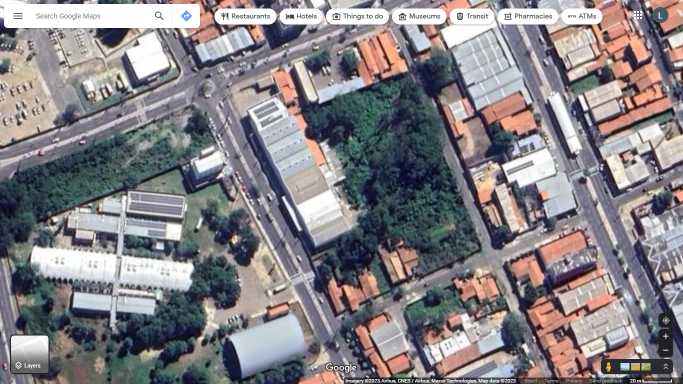
#> input picture Desktop/Projects/Analista-De-Aborizacao - Para Enviar Git - Copia/Condominios_Usados/Condominio_6_original.png, 1366 x 768 px (shown at 1/2 size); the run also reads 3 pictures not shown here
$ python define_color_space_precision.py   (older library calls are emulated)
#> lines starting #> are read from the running program, lines starting #| are printed output that depends on the picture; after the words box and inside, x2 and y2 are one past the last pixel; in counts of white or black regions, pixels touching at a corner belong together
### Desktop/Projects/Analista-De-Aborizacao - Para Enviar Git - Copia/return_constant_pixel_to_meter.py
import cv2 as cv
import numpy as np

def return_constant_pixel_to_meter(real_distance_representated, escala):
    escala_gray = cv.cvtColor(escala, cv.COLOR_BGR2GRAY)
    ret, thresh = cv.threshold(escala_gray, 200, 255, cv.THRESH_BINARY)

    bigger_line_length = 0
    bigger_line = []

    for y in range(0, thresh.shape[0]):
        line_in_analysis = [[0,0], [0,0]]
        last_pixel_was_white = False
        for x in range(0, thresh.shape[1]):
            pixel_is_white = thresh[y,x] == 255

            if pixel_is_white:
                if not last_pixel_was_white:
                    line_in_analysis[0] = [y,x]
            else:
                if last_pixel_was_white:
                    line_in_analysis[1] = [y,x]

                    line_length = (line_in_analysis[1][1] - line_in_analysis[0][1]) #+ 1

                    if line_length > bigger_line_length:
                        bigger_line_length = line_length
                        bigger_line = line_in_analysis

            last_pixel_was_white = pixel_is_white

    print(bigger_line_length)
    return real_distance_representated / (bigger_line_length-4)

### Desktop/Projects/Analista-De-Aborizacao - Para Enviar Git - Copia/main.py
import cv2 as cv
import numpy as np
import SHSX
from return_constant_pixel_to_meter import return_constant_pixel_to_meter
from initial_mask_identifier import return_initial_mask
from feature_tracker import return_tree_color_interval

def filter_image(
    original_image,
    reference_tree,
    should_convert_area_in_scale,
    should_apply_initial_mask,
    scale=[],
    real_distance_represented_by_scale=20,
    should_analyze_just_the_biggest_shape=True,
    delimitated_image=[],
    color_space_used_by_feature_tracker=cv.COLOR_BGR2HSV
    ):

    # Definidor de Escala
    if should_convert_area_in_scale:
        pixel_to_meter = return_constant_pixel_to_meter(real_distance_represented_by_scale, scale)
        square_pixel_to_square_meter = pixel_to_meter**2

    # Rastreador de Características
    lowest, highest = return_tree_color_interval(reference_tree, color_space_used_by_feature_tracker)

    # Importar Imagem Base
    img = original_image
    # img_in_other_color_system = img
    img_in_other_color_system = cv.cvtColor(img, color_space_used_by_feature_tracker)
    if color_space_used_by_feature_tracker in [cv.COLOR_BGR2HSV, cv.COLOR_BGR2HLS]:
        img_in_other_color_system = SHSX.convert_img_to(img_in_other_color_system, SHSX.HSX_2_SHSX)

    # Aplicar máscara inicial
    if should_apply_initial_mask:
        initial_mask, inital_mask_pixel_amout = return_initial_mask(original_image, delimitated_image, should_analyze_just_the_biggest_shape)
        img_in_other_color_system = cv.bitwise_and(img_in_other_color_system, img_in_other_color_system, mask=initial_mask)

    # Aplicar máscara de cor
    color_mask = cv.inRange(img_in_other_color_system, lowest, highest)
    img_with_color_mask = cv.bitwise_and(img, img, mask=color_mask)

    cv.imshow('Original', img)
    cv.imshow('mask', color_mask)
    cv.imshow('masked', img_with_color_mask)

    # Definição do Centroíde
    gray_img_with_color_mask = cv.cvtColor(img_with_color_mask, cv.COLOR_BGR2GRAY)
    ret, img_with_color_mask_thresholded = cv.threshold(gray_img_with_color_mask, 15, 255 , cv.THRESH_BINARY)
    blurred_thresh = cv.blur(img_with_color_mask_thresholded, (7,7))
    ret, smooth_thresh = cv.threshold(blurred_thresh, 20, 255, cv.THRESH_BINARY)

    vegetation_pixel_amount = 0
    sum_of_x_coordinates = 0
    sum_of_y_coordinates = 0

    masked_height, masked_width = gray_img_with_color_mask.shape
    for y in range(masked_height):
        for x in range(masked_width):
            if img_with_color_mask_thresholded[y,x]:
                vegetation_pixel_amount += 1
                sum_of_y_coordinates += y
                sum_of_x_coordinates += x

    centroid_y = round(sum_of_y_coordinates/vegetation_pixel_amount)
    centroid_x = round(sum_of_x_coordinates/vegetation_pixel_amount)
    centroid_position = (centroid_y, centroid_x)

    # Definidor de area efetivamente arborizada
    total_area_pixel_amount = img.shape[0] * img.shape[1] if not should_apply_initial_mask else inital_mask_pixel_amout
    vegetation_percentage_area = round((vegetation_pixel_amount / (total_area_pixel_amount)) * 100, 3)

    if should_convert_area_in_scale:
        real_total_area = round(total_area_pixel_amount * square_pixel_to_square_meter, 2)
        real_vegetation_area = round(vegetation_pixel_amount * square_pixel_to_square_meter, 2)

    # Determinador de Contornos
    edges = cv.Canny(cv.bitwise_not(smooth_thresh), 120, 140)
    contours, hierarch = cv.findContours(edges, cv.RETR_EXTERNAL, cv.CHAIN_APPROX_SIMPLE)
    img_with_contours = cv.drawContours(img_with_color_mask.copy(), contours, -1, (255, 0, 0), 2)

    # Gerador de Imagem Final
    base_darkened_img = cv.convertScaleAbs(img.copy(), alpha=.2, beta=0)
    result_over_base_img = cv.bitwise_or(base_darkened_img, img_with_contours)
    cv.imshow('Resultado sobre Imagem Base', result_over_base_img)

    if should_apply_initial_mask:
        initial_mask_darkened_img = cv.bitwise_and(base_darkened_img, base_darkened_img, mask=initial_mask)
        result_over_inital_mask = cv.bitwise_or(initial_mask_darkened_img, img_with_contours)
        cv.imshow('Resultado sobre Imagem sob mascara inicial', result_over_inital_mask )

    # Output das Informações Obtidas:
    if should_convert_area_in_scale:
        print(f"De um total de {real_total_area}m², {real_vegetation_area}m² estão arborizados!")
    print(f"Isso representa uma arborização de {vegetation_percentage_area}%")

    return {
        "data":{
            "vegetation_percentage_calculated":vegetation_percentage_area,
            "vegetation_area_calculated":real_vegetation_area ,
            "total_area_calculated":real_total_area
        },
        "img": result_over_base_img
    }

# [34 lines that do not run on import are left out]

### Desktop/Projects/Analista-De-Aborizacao - Para Enviar Git - Copia/feature_tracker.py
import cv2 as cv
import numpy as np
import SHSX

def return_tree_color_interval(reference_tree, color_space=cv.COLOR_BGR2HSV):
    reference_tree_on_other_color_system = cv.cvtColor(reference_tree, color_space)
    if color_space in [cv.COLOR_BGR2HSV, cv.COLOR_BGR2HLS]:
        reference_tree_on_other_color_system = SHSX.convert_img_to(reference_tree_on_other_color_system, SHSX.HSX_2_SHSX)

    max_values = (256, 256, 256)
    lowest = np.array([255, 255, 255])
    highest = np.array([0, 0, 0])

    for channel in range(3):
        max_value = max_values[channel]
        reference_tree_on_other_color_system_histogram = cv.calcHist([reference_tree_on_other_color_system], [channel], None, [max_value], [0, max_value])
        for value, pixel_amount in enumerate(reference_tree_on_other_color_system_histogram):
            if pixel_amount <= 0: continue

            if value > highest[channel]:
                highest[channel] = value
            if value < lowest[channel]:
                lowest[channel] = value

    return [lowest, highest]

### Desktop/Projects/Analista-De-Aborizacao - Para Enviar Git - Copia/SHSX.py
import cv2 as cv
import numpy as np

# [39 lines left out: function BGR_2_SHSV, not called in this run]

def HSX_2_SHSX(pixel):
    pixel[0] += 30
    if pixel[0] > 180:
        pixel[0] -= 180
    return pixel

# [5 lines left out: function SHSX_2_HSX, not called in this run]

def map_rows(map_func):
    def _map_rows(row):
        row = list( map(map_func, row) )
        return row
    return _map_rows

def convert_img_to(img, map_func):
    return np.array( list( map(map_rows(map_func), img) ) )

### Desktop/Projects/Analista-De-Aborizacao - Para Enviar Git - Copia/initial_mask_identifier.py
from typing import final
import cv2 as cv
import numpy as np
from skimage.metrics import structural_similarity as compare_ssim

def return_initial_mask(base_img, initial_mask_image, should_analyze_just_the_biggest_shape):
    pixel_areas = []

    # [6 lines left out: function is_pixel_of_color, not called in this run]

    def change_pixel_color_to(color=(0,0,255),img=[], y=0, x=0):
        img[y, x,] = color

    def contamine_pixel(pixel, pixel_area, contamination_reference):
        contamination_reference[pixel[0], pixel[1]] = 0
        pixel_area.append(pixel)

    # [21 lines left out: function contamine_adjacent_pixels, not called in this run]

    a = base_img
    b = initial_mask_image

    graya = cv.cvtColor(a, cv.COLOR_BGR2GRAY)
    grayb = cv.cvtColor(b, cv.COLOR_BGR2GRAY)

    score, diff = compare_ssim(graya, grayb, full=True)
    diff = (diff*255).astype('uint8')
    ret, thresh = cv.threshold(diff, 253, 255, cv.THRESH_BINARY);
    inverse_thresh = cv.bitwise_not(thresh)

    _kernel = cv.getStructuringElement(cv.MORPH_RECT, (3,3))
    inverse_thresh = cv.morphologyEx(inverse_thresh, cv.MORPH_CLOSE, _kernel, iterations=3)

    contamination_reference = np.zeros(inverse_thresh.shape[:2], dtype='uint8')
    contours, hierarch = cv.findContours(inverse_thresh, cv.RETR_EXTERNAL, cv.CHAIN_APPROX_SIMPLE)
    cv.drawContours(contamination_reference, contours, -1, 255, -1)

    final_mask = np.zeros(inverse_thresh.shape[:2], dtype='uint8')

    if should_analyze_just_the_biggest_shape:
        for contour in contours:
            for point in contour:
                x, y = point[0]
                initial_pixel = (y, x, 0)
                last_pixels_contaminated = [initial_pixel]

                current_pixel_area_index = []

                if not is_pixel_of_color(contamination_reference, y, x, [255]):
                    continue
                else:
                    pixel_areas.append([])
                    current_pixel_area_index = len(pixel_areas)-1
                    contamine_pixel(initial_pixel, pixel_areas[current_pixel_area_index], contamination_reference)

                while last_pixels_contaminated != []:
                    next_pixels_contaminated = []
                    for pixel in last_pixels_contaminated:
                        pixels_contaminated = contamine_adjacent_pixels(pixel, current_pixel_area_index, contamination_reference)
                        for pixel_contaminated in pixels_contaminated:
                            next_pixels_contaminated.append(pixel_contaminated)
                    last_pixels_contaminated = next_pixels_contaminated

        bigger_pixel_area = []
        for pixel_area in pixel_areas:
            if len(pixel_area) > len(bigger_pixel_area):
                bigger_pixel_area = pixel_area

        for pixel in bigger_pixel_area:
            final_mask[pixel[0], pixel[1]] = 255

    else:
        final_mask = contamination_reference

    final_mask_contour = cv.bitwise_and(final_mask, inverse_thresh)
    final_mask = cv.bitwise_xor(final_mask, final_mask_contour)
    mask_pixel_amount = cv.calcHist([final_mask], [0], None, [256], [0, 256])[255][0]

    cv.imshow('Initial_Mask', final_mask)
    return (final_mask, mask_pixel_amount)


### Desktop/Projects/Analista-De-Aborizacao - Para Enviar Git - Copia/define_color_space_precision.py
import cv2 as cv

from main import filter_image

area_efetiva = [11619.71, 4938.85, 6983.48, 930.67, 6639.72, 10673.67, 21207.25, 7249.32, 9198.49, 12340.8]
real_vegetation_list = [2421, 307.89, 1087.73, 452.85, 599.44, 690.03, 11167.5, 922.28, 758.56, 802.53]
links = [
"https://www.google.com.br/maps/@-5.0589665,-42.7684833,52m/data=!3m1!1e3",
"https://www.google.com.br/maps/@-5.0591587,-42.7671089,146m/data=!3m1!1e3",
"https://www.google.com.br/maps/@-5.0859707,-42.7964782,195m/data=!3m1!1e3",
"https://www.google.com.br/maps/@-5.0674646,-42.8086068,52m/data=!3m1!1e3",
"https://www.google.com.br/maps/@-5.0880791,-42.8147817,158m/data=!3m1!1e3",
"https://www.google.com/maps/@-5.0887517,-42.8161394,103m/data=!3m1!1e3",
"https://www.google.com/maps/@-5.1025247,-42.8110188,113m/data=!3m1!1e3",
"https://www.google.com/maps/@-5.1013194,-42.8125332,213m/data=!3m1!1e3",
"https://www.google.com/maps/@-5.0853919,-42.8064593,207m/data=!3m1!1e3"
"https://www.google.com/maps/@-5.0696333,-42.7835492,103m/data=!3m1!1e3",
"https://www.google.com/maps/@-5.0970276,-42.8136381,53m/data=!3m1!1e3"
]

from return_constant_pixel_to_meter import return_constant_pixel_to_meter
return_constant_pixel_to_meter(20, cv.imread("C:/Users/Luiz Gonzaga/Desktop/Projects/Analista-De-Aborizacao - Para Enviar Git/Condominios_Usados/escala_0.png"))
#> after the loop in return_constant_pixel_to_meter, `for y in range(0, thresh.shape[0]):`: bigger_line = [[7, 31], [7, 100]]; bigger_line_length = 69
#| 69

# --------------------------
# Individual-Plot Analysis
# --------------------------

index = 6
original_image = cv.imread(f"./Condominios_Usados/Condominio_{index}_original.png")
#> original_image is the input picture: shape (768, 1366, 3); mean B, G, R 133.3, 129.3, 133
delimitated_image = cv.imread(f"./Condominios_Usados/delimitado_1px/Condominio_{index}_delimitado_photo.png")
reference_tree = cv.imread(f"./Condominios_Usados/referencia_{index}.png")
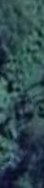
#> input picture Desktop/Projects/Analista-De-Aborizacao - Para Enviar Git - Copia/Condominios_Usados/referencia_6.png, 44 x 188 px
#> reference_tree is the input picture: shape (188, 44, 3); mean B, G, R 79.1, 73.9, 47.4
scale = cv.imread(f"./Condominios_Usados/escala_{index}.png")

result = filter_image( original_image, reference_tree, True, True, scale, 20, False, delimitated_image, cv.COLOR_BGR2HSV)
#| 59
#> in filter_image, `pixel_to_meter = return_constant_pixel_to_meter(real_distance_represen..`: pixel_to_meter = 0.364
#> in filter_image, `square_pixel_to_square_meter = pixel_to_meter**2`: square_pixel_to_square_meter = 0.132
#> in return_tree_color_interval, `reference_tree_on_other_color_system = cv.cvtColor(reference_tree, col..`: reference_tree_on_other_color_system: shape (188, 44, 3); mean H, S, V 94.9, 113.4, 81
#> in _map_rows, `row = list( map(map_func, row) )`: row = 44 items, first 6: [122, 111, 69], [123, 104, 76], [122, 92, 83], [122, 87, 88], [124, 91, 90], [123, 94, 84]
#> after the loop in return_tree_color_interval, `for channel in range(3):`: highest = [154, 255, 142]; lowest = [110, 56, 17]
#> in filter_image, `lowest, highest = return_tree_color_interval(reference_tree, color_spa..`: highest = [154, 255, 142]
#> in filter_image, `img_in_other_color_system = cv.cvtColor(img, color_space_used_by_featu..`: img_in_other_color_system: shape (768, 1366, 3); mean H, S, V 83.1, 49.8, 143.6
#> in convert_img_to (call 2), `return np.array( list( map(map_rows(map_func), img) ) )`:
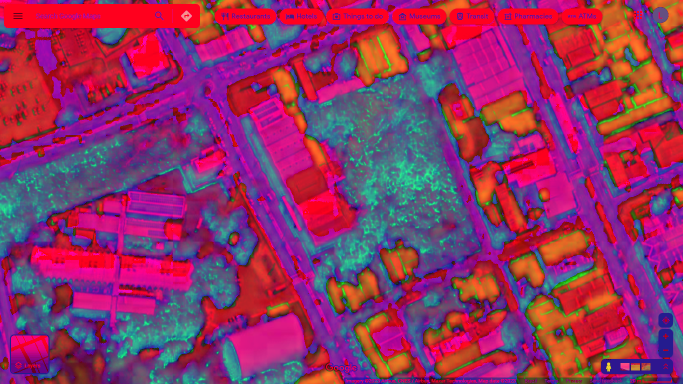
#> returned value: shape (768, 1366, 3) (shown at 1/2 size); mean of channels 0, 1, 2 100.6, 49.8, 143.6; drawn as B, G, R
#> in return_initial_mask, `score, diff = compare_ssim(graya, grayb, full=True)`: score = 0.997
#> in return_initial_mask, `ret, thresh = cv.threshold(diff, 253, 255, cv.THRESH_BINARY);`:
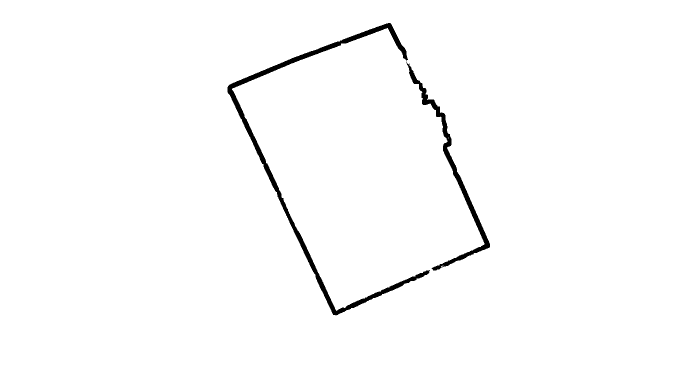
#> thresh: shape (768, 1366) (shown at 1/2 size); 98.6% white; 3 black regions (1 under 20 px), largest, box (x1, y1, x2, y2) and area: (455, 46, 860, 631) 10107, (813, 123, 980, 542) 4907
#> in return_initial_mask, `inverse_thresh = cv.morphologyEx(inverse_thresh, cv.MORPH_CLOSE, _kern..`: inverse_thresh: shape (768, 1366); 1.4% white; 1 white region
#> in return_initial_mask, `contours, hierarch = cv.findContours(inverse_thresh, cv.RETR_EXTERNAL,..`: contours = 1 contour; box (x1, y1, x2, y2) and area: (455, 46, 980, 631) 176420
#> in return_initial_mask, `cv.drawContours(contamination_reference, contours, -1, 255, -1)`: contamination_reference: shape (768, 1366); 16.9% white; 1 white region, box (x1, y1, x2, y2) and area: (455, 46, 980, 631) 177219
#> in return_initial_mask, `final_mask = cv.bitwise_xor(final_mask, final_mask_contour)`: final_mask: shape (768, 1366); 15.4% white; 1 white region, box (x1, y1, x2, y2) and area: (467, 58, 967, 619) 162050
#> in return_initial_mask, `mask_pixel_amount = cv.calcHist([final_mask], [0], None, [256], [0, 25..`: mask_pixel_amount = 162050
#> in filter_image, `img_in_other_color_system = cv.bitwise_and(img_in_other_color_system, ..`: img_in_other_color_system: shape (768, 1366, 3); mean H, S, V 16.8, 12.2, 18.6
#> in filter_image, `color_mask = cv.inRange(img_in_other_color_system, lowest, highest)`: color_mask: shape (768, 1366); 8.2% white; 22 white regions (15 under 20 px), largest, box (x1, y1, x2, y2) and area: (589, 146, 961, 578) 81436, (490, 232, 587, 412) 1932, (610, 101, 658, 142) 1125
#> in filter_image, `ret, img_with_color_mask_thresholded = cv.threshold(gray_img_with_colo..`: img_with_color_mask_thresholded: shape (768, 1366); 8% white; 22 white regions (15 under 20 px), largest, box (x1, y1, x2, y2) and area: (589, 146, 961, 578) 80071, (490, 232, 587, 412) 1932, (610, 101, 658, 142) 1125
#> in filter_image, `ret, smooth_thresh = cv.threshold(blurred_thresh, 20, 255, cv.THRESH_B..`:
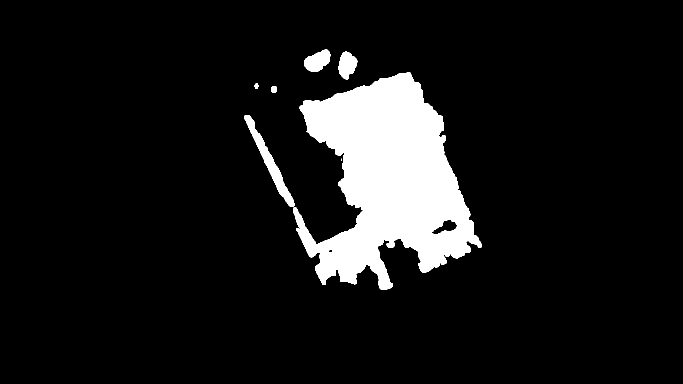
#> smooth_thresh: shape (768, 1366) (shown at 1/2 size); 9.2% white; 7 white regions (1 under 20 px), largest, box (x1, y1, x2, y2) and area: (586, 144, 964, 580) 90203, (488, 230, 589, 414) 3227, (608, 99, 661, 144) 1572, (676, 103, 715, 159) 1444, (543, 172, 554, 186) 139, (509, 167, 517, 177) 67
#> in filter_image, `vegetation_percentage_area = round((vegetation_pixel_amount / (total_a..`: vegetation_percentage_area = 52.02
#> in filter_image, `real_total_area = round(total_area_pixel_amount * square_pixel_to_squa..`: real_total_area = 21428.1
#> in filter_image, `real_vegetation_area = round(vegetation_pixel_amount * square_pixel_to..`: real_vegetation_area = 11146.3
#> in filter_image, `edges = cv.Canny(cv.bitwise_not(smooth_thresh), 120, 140)`:
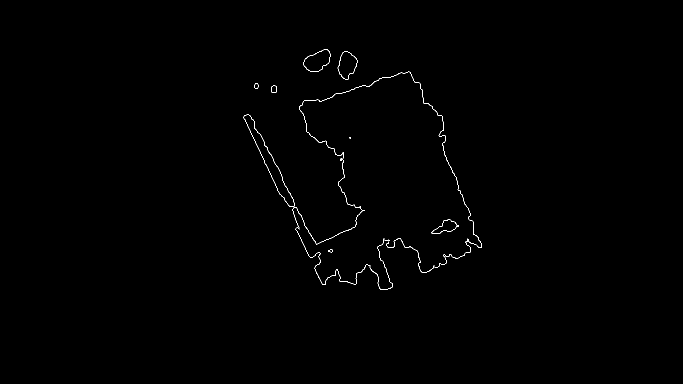
#> edges: shape (768, 1366) (shown at 1/2 size); 0.3% white in thin lines or dots, all inside (x1, y1, x2, y2) = (487, 98, 964, 580)
#> in filter_image, `contours, hierarch = cv.findContours(edges, cv.RETR_EXTERNAL, cv.CHAIN..`: contours = 16 contours, 7 with area under 20; largest, box (x1, y1, x2, y2) and area: (487, 229, 725, 489) 3268, (607, 98, 661, 144) 1574, (675, 102, 715, 159) 1450, (542, 171, 554, 186) 140, (598, 143, 964, 535) 110
#> in filter_image, `result_over_base_img = cv.bitwise_or(base_darkened_img, img_with_conto..`:
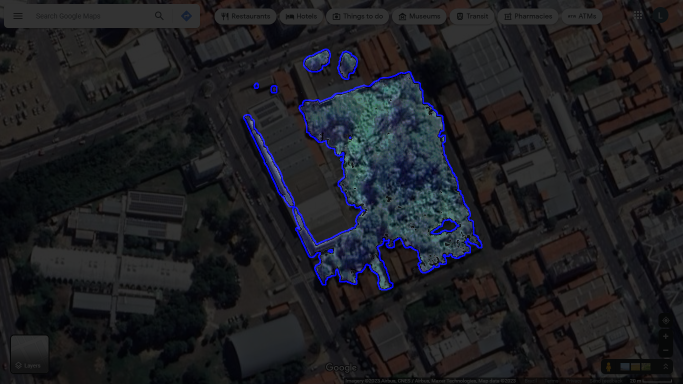
#> result_over_base_img: shape (768, 1366, 3) (shown at 1/2 size); mean B, G, R 34.4, 30.2, 29.8
#> in filter_image, `result_over_inital_mask = cv.bitwise_or(initial_mask_darkened_img, img..`:
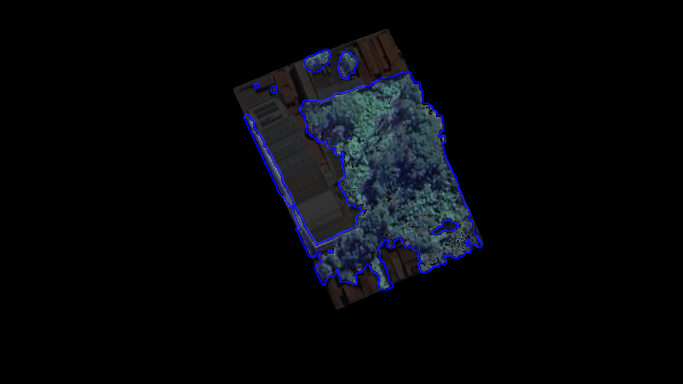
#> result_over_inital_mask: shape (768, 1366, 3) (shown at 1/2 size); mean B, G, R 11.1, 7.6, 6.3
#| De um total de 21428.1m², 11146.31m² estão arborizados!
#| Isso representa uma arborização de 52.017%
#> result = 2 items
cv.imshow(str(index), result["img"])
cv.waitKey(0)


# [38 lines of commented-out code are left out]
